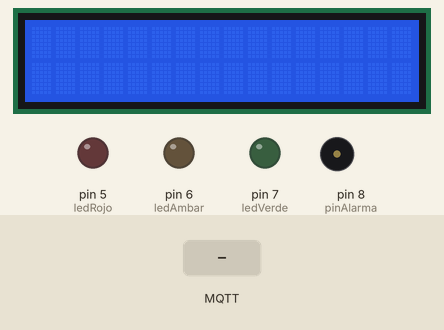
Recording of a sketch running on a simulated Arduino Uno, built with avr-gcc and run on an emulated ATmega328P. Shown: 16×2 character LCD, output pins drawn as LEDs (lit = HIGH), buzzer (waves = sounding). The inputs (shaded band) are chosen by the test bench. WiFi joins after 1.5 s; servers stay silent unless stated; no MQTT or app messages arrive unless stated; what the sketch prints to the serial monitor is not drawn.

Above: at 1.2 s.
1.3 s: MQTT message "pl" arrives on the first subscribed topic
At 2.9 s:
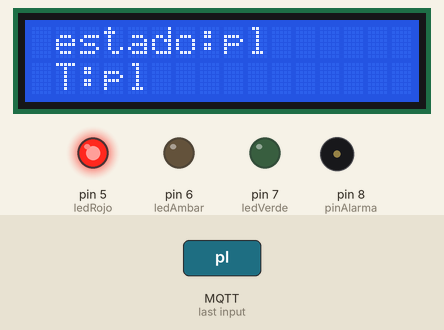
At 4.3 s:
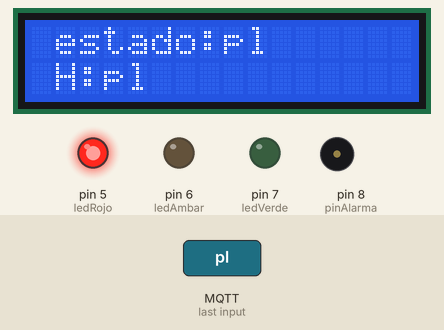
Timing chart, 0 to 5.8 s (numbered marks = the images above; inputs shaded):
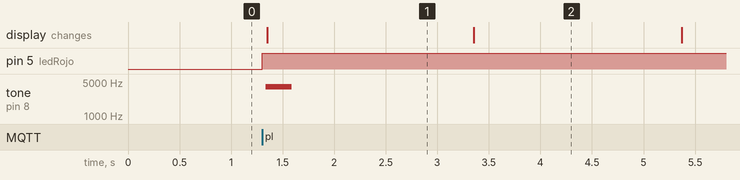

Measured:
- after the input at 1.3 s, pin 5 (ledRojo): LOW → HIGH at once; tone on pin 8 (pinAlarma): silent → 4000 Hz at once, → silent 0.25 s later; the display: changes after 0.05 s (image 1)
- what the display in image 1 shows lasts 2.0 s, from 1.4 s to 3.4 s

The sketch:

clientRecep.ino
```cpp
#include <Wire.h>
#include <LiquidCrystal_I2C.h>
#include <SPI.h>
#include <Ethernet.h>
#include <PubSubClient.h>
const int ledRojo =  5;
const int ledAmbar =  6;
const int ledVerde =  7;
const int pinAlarma =8;
//const char* topicName = "centro";


byte mac[] = { 0xDE, 0xAD, 0xBE, 0xEF, 0xFE, 0xED };


// fill in an available IP address on your network here, as it is in your local network
// for manual configuration:
IPAddress ip(192, 168, 1, 12);


// fill in your Domain Name Server address here (usually the IP of your router):
//IPAddress myDNS(192, 168, 1, 20);
IPAddress myDNS(8,8,8,8);

// fill in your Domain Name Server address here(usually the IP of your router):
IPAddress gateway(192, 168, 1, 1);
IPAddress subnet(255,255,255,0);

// char server[] = "www.thingspeak.com";//Not really needed, I left it in case I use the original Thingspeak code.
//IPAddress server(184, 106, 153, 10);

//IPAddress mqtt_server(192, 168, 1, 10);
IPAddress mqtt_server(192, 168, 1,20);
const char* topicName = "centro";
// Topic con el que trabajamos


EthernetClient ethClient;
PubSubClient client(ethClient);


LiquidCrystal_I2C lcd(0x27,16,2);  // set the LCD address to 0x27 for a 16 chars and 2 line display

//char *message = "ok 51.25/22.21|s1 53.25/23.21|s2 54.25/24.21|s3 54.45/24.24|s4 44.25/44.21|";
//String myString = String(message);
String myString = ""; /*string que almacenaralos datos recibidos*/

void callback(char* topic, byte* payload, unsigned int length) {
  Serial.print("Message arrived [");
  Serial.print(topic);
  Serial.print("] ");
 /* int i=0;
  for (i=0;i<length;i++) {
    Serial.print((char)payload[i]);
  }
  Serial.println();*/

  char byteArray[length];
strcpy((char *)byteArray,payload);
myString = String(byteArray);
  Serial.println(myString);
  actua();
}

void setup() {
  // put your setup code here, to run once:
//char* topic={ok 51.25/}
Serial.begin(9600);
pinMode(ledRojo, OUTPUT);
pinMode(ledAmbar, OUTPUT);
pinMode(ledVerde, OUTPUT);

/*****************************/
lcd.init();                      // initialize the lcd
  // Print a message to the LCD.
  lcd.backlight();

if ( Ethernet.begin(mac, ip,gateway,subnet) == 0) {
    Serial.println("Failed to configure Ethernet");
  }
  client.setServer(mqtt_server, 1883);
  client.setCallback(callback);

/*****************************/


}

void loop() {

  // put your main code here, to run repeatedly:
  if (!client.connected()) {
      Serial.print("Connecting ...");
      if (client.connect("rece_arduino")) {
        Serial.println("connected");
        client.subscribe(topicName);
      } else {
        delay(5000);
      }
  }

  // Cliente a la escucha
  client.loop();
}

void actua()
{
    String estado = myString.substring(0,2);
  Serial.println(estado);
analizaSistema(estado);
int iniTrozo=0;
int finTrozo=0;
for (int i=0;i<=4;i++)
{
  /*split parameters mqtt*/
    String trozo="";
    finTrozo=myString.indexOf('|',iniTrozo);

    trozo=myString.substring(iniTrozo,finTrozo);
    trozo.trim();
    String title=trozo.substring(0,trozo.indexOf(' '));
    title.trim();
    String h=trozo.substring(trozo.indexOf(' ')+1,trozo.indexOf('/'));
    String t=trozo.substring(trozo.indexOf('/')+1,trozo.indexOf('|'));
    iniTrozo=finTrozo+1;

    /*print in display*/
    Serial.println(trozo);
    //Serial.println(iniTrozo);
    lcd.setCursor(1,0);lcd.print("estado:"+title);
    Serial.println("ti"+title);
    Serial.println("h:"+h);
    lcd.setCursor(1,1);
    lcd.print("T:"+t);
    delay(2000);
    lcd.setCursor(1,1);
    lcd.print("H:"+h);
    delay(2000);
    Serial.println("t"+t);
  }
  }
void analizaSistema(String estado)
{/*analiza el estado de sistema  actua, enciende led rojo,verde,amarillo y hace sonar la alarma si hay peligro
  ROJO---peligro--pl
  AMBAR--error----er
  VERDE--normal---ok

  */
    if(estado=="pl")
    {
        enciendeLed(HIGH,LOW,LOW);
        alarmaOnoff();
     }else if(estado=="er"){

      enciendeLed(LOW,HIGH,LOW);
        //hace algo cuando var es igual a 2
     }else{
      /*el default es correcto*/
      enciendeLed(LOW,LOW,HIGH);
        //si nada coincide, hace lo predeterminado
        // default es optional

    }

}

void enciendeLed(int rojo,int ambar, int verde)
{

  digitalWrite(ledRojo, rojo);
  digitalWrite(ledAmbar, ambar);
  digitalWrite(ledVerde, verde);
}

void alarmaOnoff()
{/*suena la alarma de peligro*/
  int duracion=250; //Duración del sonido
int fMin=2000; //Frecuencia más baja que queremos emitir
int fMax=4000; //Frecuencia más alta que queremos emitir
int i = 0;
for (i=fMin;i<=fMax; i++)
     tone(pinAlarma, i, duracion);
  }
```
